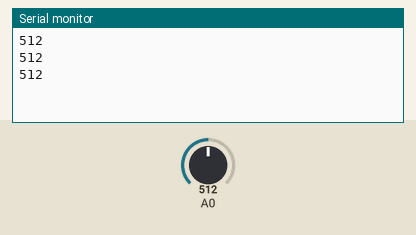
This sketch was run on a simulated Arduino Uno, built with avr-gcc and run on an emulated ATmega328P. Parts: the last lines printed to the serial monitor. The inputs (shaded band) are chosen by the test bench; at power-on: A0 = 512.

Above: at 1.3 s.
1.4 s: A0 set to 716
At 1.9 s:
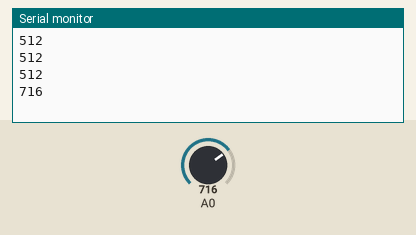
2.9 s: A0 set to 900
At 3.4 s:
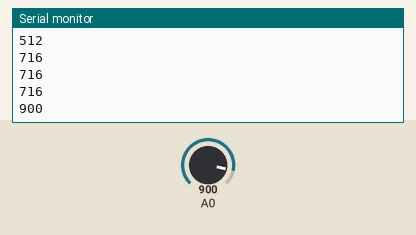
Timing chart, 0 to 5.9 s (numbered marks = the images above; inputs shaded):
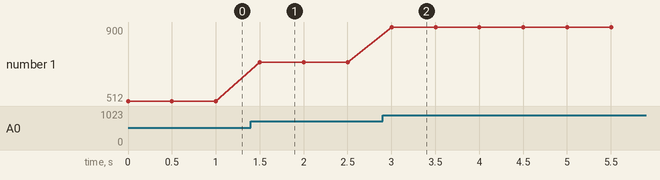

The sketch:

sketch_apr14a.ino
```cpp
  int a=0;
void setup() {
  // put your setup code here, to run once:
  pinMode(14, INPUT);
  Serial.begin(9600);


}

void loop() {
  // put your main code here, to run repeatedly:
a = analogRead(14);
Serial.println (a);
delay
(500);
}
```

Measured:
- after the input at 1.4 s, the serial monitor: prints a new line after 0.10 s (image 1)
- after the input at 2.9 s, the serial monitor: prints a new line after 0.10 s (image 2)
- plotted number 1: 512 → 716 after the input at 1.4 s, 716 → 900 after the input at 2.9 s
